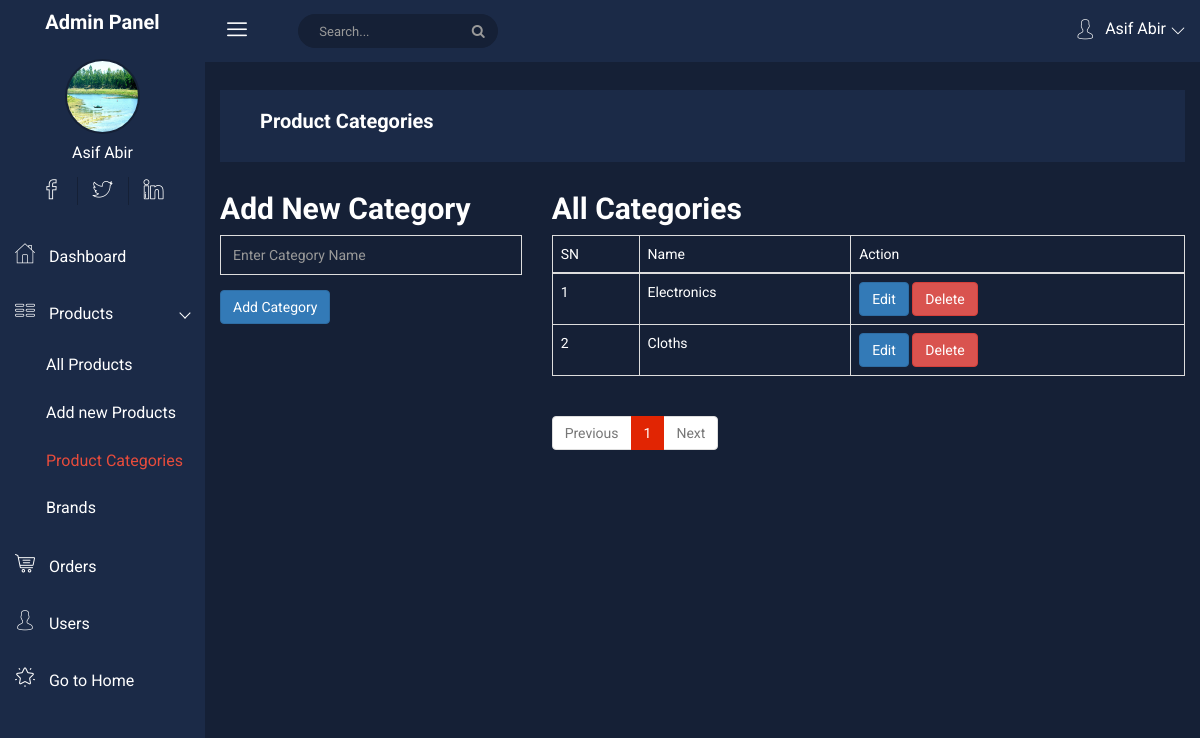
The page /project/admin/product-categories.php?page=1 (signed in) on the database as committed earlier.
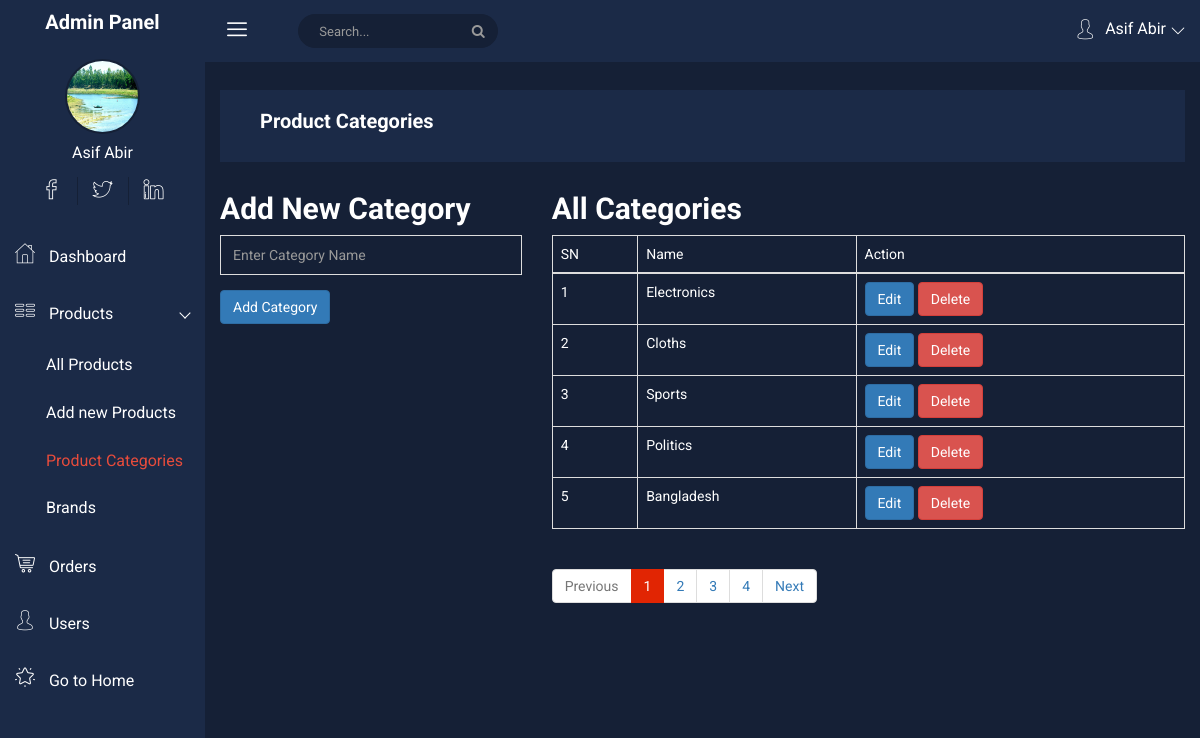
The same page on the database as committed later.
### tables this page shows
CREATE TABLE `categories` (
  `id` int(11) NOT NULL,
  `name` varchar(255) NOT NULL
);

### project/admin/product-categories.php (the view, shortened to what this page needs)
<?php require_once "./headder.php" ?>
<?php require_once "./sidebar.php" ?>
<?php
$pageNumber = isset($_GET['page']) ? (int)$_GET['page'] : null;
?>
<div class="all-content-wrapper" style="color: white">
    <div class="container-fluid">
        <div class="row">
            <div class="col-lg-12 col-md-12 col-sm-12 col-xs-12">
                <div class="logo-pro">
                    <a href="index.html"><img class="main-logo" src="img/logo/logo.png" alt="" /></a>
                </div>
            </div>
        </div>
    </div>
    <?php
    $breadcome = "Product Categories";
    require_once "./top-header.php";
    ?>
    <div class="container-fluid">
        <?php if(!isset($_GET['editId']) && !isset($_GET['deleteId'])){ ?>
        <div class="row">
            <div class="col-md-4">
                <h2>
                    Add New Category
                </h2>
                <form action="" method="post">
                    <div class="form-group-inner">
                        <input type="text" name="category" class="form-control" placeholder="Enter Category Name">
                    </div>
                    <button type="submit" class="btn btn-primary" name="addCat">Add Category</button>
                </form>
            </div>
            <div class="col-md-8">
                <h2>All Categories</h2>
                <table class="table table-bordered">
                    <thead>
                        <tr>
                            <td>SN</td>
                            <td>Name</td>
                            <td>Action</td>
                        </tr>
                    </thead>
                    <tbody>
                        <?php
                        $sql = "SELECT * FROM `categories`";
                        $query = $conn->query($sql);
                        $totalCategories = $query->num_rows;
                        $perPage = 5;
                        $totalPages = ceil($totalCategories / $perPage);
                        $start = ($pageNumber - 1) * $perPage;
                        $sql = "SELECT * FROM `categories` LIMIT $start, $perPage";
                        $query = $conn->query($sql);
                        $sn = $start + 1;
                        while($row = $query->fetch_assoc()){
                        ?>
                        <tr>
                            <td><?php echo $sn++ ?></td>
                            <td><?php echo $row['name'] ?></td>
                            <td>
                                <a href="product-categories.php?page=<?= $pageNumber ?>&editId=<?php echo $row['id'] ?>" class="btn btn-primary">Edit</a>
                                <a href="product-categories.php?page=<?= $pageNumber ?>&deleteId=<?php echo $row['id'] ?>" class="btn btn-danger">Delete</a>
                            </td>
                        </tr>
                        <?php } ?>
                    </tbody>
                </table>
                <nav aria-label="Page navigation example">
                    <ul class="pagination">
                        <li class="page-item <?php if($pageNumber <= 1){ echo 'disabled'; } ?>"><a class="page-link" href="product-categories.php?page=<?php echo $pageNumber - 1 ?>">Previous</a></li>
                        <?php for($i = 1; $i <= $totalPages; $i++){ ?>
                        <li class="page-item <?php if($pageNumber == $i){ echo 'active'; } ?>"><a class="page-link" href="product-categories.php?page=<?php echo $i ?>"><?php echo $i ?></a></li>
                        <?php } ?>
                        <li class="page-item <?php if($pageNumber >= $totalPages){ echo 'disabled'; } ?>"><a class="page-link" href="product-categories.php?page=<?php echo $pageNumber + 1 ?>">Next</a></li>
                    </ul>
                </nav>
            </div>
        </div>
        <?php } ?>
    </div>
</div>
<?php require_once "./footer.php" ?>

### project/admin/headder.php (shortened to what this page needs)
<?php
    $pageName = basename($_SERVER['PHP_SELF']);
?>
<!doctype html>
<html class="no-js" lang="en">
<head>
    <link rel="stylesheet" href="css/bootstrap.min.css">
    <link rel="stylesheet" href="css/font-awesome.min.css">
    <link rel="stylesheet" href="css/nalika-icon.css">
    <link rel="stylesheet" href="css/animate.css">
    <link rel="stylesheet" href="css/normalize.css">
    <link rel="stylesheet" href="css/meanmenu.min.css">
    <link rel="stylesheet" href="css/main.css">
    <link rel="stylesheet" href="css/morrisjs/morris.css">
    <link rel="stylesheet" href="css/scrollbar/jquery.mCustomScrollbar.min.css">
    <link rel="stylesheet" href="css/metisMenu/metisMenu.min.css">
    <link rel="stylesheet" href="css/metisMenu/metisMenu-vertical.css">
    <link rel="stylesheet" href="css/calendar/fullcalendar.min.css">
    <link rel="stylesheet" href="css/calendar/fullcalendar.print.min.css">
    <link rel="stylesheet" href="style.css">
    <link rel="stylesheet" href="css/responsive.css">
    <link rel="stylesheet" href="https://cdnjs.cloudflare.com/ajax/libs/toastr.js/2.1.4/toastr.min.css" />
</head>
<body></body>

### project/admin/sidebar.php
<div class="left-sidebar-pro">
    <nav id="sidebar" class="">
        <div class="sidebar-header">
            <a href="index.html" class=""><h3>Admin Panel</h3></a>
        </div>
        <div class="nalika-profile">
            <div class="profile-dtl">
                <a href="#"><img src="../assets/images/<?= !empty($_SESSION['user']['image']) ? $_SESSION['user']['image']:"profile_picture.png" ?>" alt="" /></a>
                <h2><?= $_SESSION['user']['name'] ?></h2>
            </div>
            <div class="profile-social-dtl">
                <ul class="dtl-social">
                    <li><a href="#"><i class="icon nalika-facebook"></i></a></li>
                    <li><a href="#"><i class="icon nalika-twitter"></i></a></li>
                    <li><a href="#"><i class="icon nalika-linkedin"></i></a></li>
                </ul>
            </div>
        </div>
        <div class="left-custom-menu-adp-wrap comment-scrollbar">
            <nav class="sidebar-nav left-sidebar-menu-pro">
                <ul class="metismenu" id="menu1">
                    <li class="active">
                        <a class="" href="./">
                            <i class="icon nalika-home icon-wrap"></i>
                            <span class="mini-click-non <?= $pageName == "index.php" ? "text-danger":null ?>">Dashboard</span>
                        </a>
                    </li>
                    <li class="<?= $pageName == "all-products.php" || $pageName == "add-products.php" || $pageName == "product-categories.php" || $pageName == "product-brands.php" ? "active":null ?>">
                        <a class="has-arrow" href="">
                            <i class="icon nalika-table icon-wrap"></i>
                            <span class="mini-click-non">Products</span>
                        </a>
                        <ul class="submenu-angle" aria-expanded="true">
                            <li>
                                <a href="./all-products.php">
                                    <span class="mini-sub-pro <?= $pageName == "all-products.php" ? "text-danger":null ?>">All Products</span>
                                </a>
                            </li>
                            <li>
                                <a href="./add-products.php">
                                    <span class="mini-sub-pro <?= $pageName == "add-products.php" ? "text-danger":null ?>">Add new Products</span>
                                </a>
                            </li>
                            <li>
                                <a href="./product-categories.php">
                                    <span class="mini-sub-pro <?= $pageName == "product-categories.php" ? "text-danger":null ?>">Product Categories</span>
                                </a>
                            </li>
                            <li>
                                <a href="./product-brands.php">
                                    <span class="mini-sub-pro <?= $pageName == "product-brands.php" ? "text-danger":null ?>">Brands</span>
                                </a>
                            </li>
                        </ul>
                    </li>
                    <li class="">
                        <a class="" href="./orders.php">
                            <i class="icon nalika-shopping-cart icon-wrap"></i>
                            <span class="mini-click-non <?= $pageName == "orders.php" ? "text-danger":null ?>">Orders</span>
                        </a>
                    </li>
                    <li class="active">
                        <a class="" href="./users.php">
                            <i class="icon nalika-user icon-wrap"></i>
                            <span class="mini-click-non <?= $pageName == "users.php" ? "text-danger":null ?>">Users</span>
                        </a>
                    </li>
                    <li class="active">
                        <a class="" href="../">
                            <i class="icon nalika-favorites icon-wrap"></i>
                            <span class="mini-click-non">Go to Home</span>
                        </a>
                    </li>
                </ul>
            </nav>
        </div>
    </nav>
</div>

### project/admin/top-header.php (shortened to what this page needs)
<div class="header-advance-area">
    <div class="header-top-area">
        <div class="container-fluid">
            <div class="row">
                <div class="col-lg-12 col-md-12 col-sm-12 col-xs-12">
                    <div class="header-top-wraper">
                        <div class="row">
                            <div class="col-lg-1 col-md-0 col-sm-1 col-xs-12">
                                <div class="menu-switcher-pro">
                                    <button type="button" id="sidebarCollapse" class="btn bar-button-pro header-drl-controller-btn btn-info navbar-btn">
                                        <i class="icon nalika-menu-task"></i>
                                    </button>
                                </div>
                            </div>
                            <div class="col-lg-6 col-md-7 col-sm-6 col-xs-12">
                                <div class="header-top-menu tabl-d-n hd-search-rp">
                                    <div class="breadcome-heading">
                                        <form role="search" class="">
                                            <input type="text" placeholder="Search..." class="form-control">
                                            <a href=""><i class="fa fa-search"></i></a>
                                        </form>
                                    </div>
                                </div>
                            </div>
                            <div class="col-lg-5 col-md-5 col-sm-12 col-xs-12">
                                <div class="header-right-info">
                                    <ul class="nav navbar-nav mai-top-nav header-right-menu">
                                        <li class="nav-item">
                                            <a href="#" data-toggle="dropdown" role="button" aria-expanded="false" class="nav-link dropdown-toggle">
                                                <i class="icon nalika-user"></i>
                                                <span class="admin-name"><?= $_SESSION['user']['name'] ?></span>
                                                <i class="icon nalika-down-arrow nalika-angle-dw"></i>
                                            </a>
                                        </li>
                                    </ul>
                                </div>
                            </div>
                        </div>
                    </div>
                </div>
            </div>
        </div>
    </div>
    <div class="breadcome-area">
        <div class="container-fluid">
            <div class="row">
                <div class="col-lg-12 col-md-12 col-sm-12 col-xs-12">
                    <div class="breadcome-list">
                        <div class="row">
                            <div class="col-lg-6 col-md-6 col-sm-6 col-xs-6">
                                <div class="breadcomb-wp">
                                    <div class="breadcomb-ctn">
                                        <h2><?= $breadcome ?? "E-commerce 2" ?></h2>
                                    </div>
                                </div>
                            </div>
                        </div>
                    </div>
                </div>
            </div>
        </div>
    </div>
</div>

### project/admin/footer.php (shortened to what this page needs)
</body>
</html>

### project/admin/css/main.css (style rules this page uses)
html { color: #222; font-size: 1em; line-height: 1.4; }
audio, canvas, iframe, img, svg, video { vertical-align: middle; }
input[type="text"], input[type="password"], input[type="email"], textarea { color: #fff !important; }

### project/admin/css/metisMenu/metisMenu-vertical.css (style rules this page uses)
.sidebar-nav { background: #fff; }
.sidebar-nav ul { padding: 0; margin: 0; list-style: none; background: #1b2a47; }
.sidebar-nav .metismenu { background: #1b2a47; display: -webkit-box; display: -ms-flexbox; display: flex; -webkit-box-orient: vertical; -webkit-box-direction: normal; -ms-flex-direction: column; flex-direction: column; }
.sidebar-nav .metismenu li + li { margin-top: 5px; }
.sidebar-nav .metismenu li:first-child { margin-top: 5px; }
.sidebar-nav .metismenu li:last-child { margin-bottom: 5px; }
.sidebar-nav .metismenu > li { display: -webkit-box; display: -ms-flexbox; display: flex; -webkit-box-orient: vertical; -webkit-box-direction: normal; -ms-flex-direction: column; flex-direction: column; position: relative; }
.sidebar-nav .metismenu a { position: relative; display: block; padding: 13px 15px; color: #fff; outline-width: 0; transition: all .3s ease-out; font-size:16px; }
.sidebar-nav .metismenu ul a { padding: 10px 15px 10px 46px; }
.sidebar-nav .metismenu li .icon-wrap { margin-right:10px; font-size:20px; }

Rows that differ between the two databases and show on the page:
added categories: name "Sports"
added categories: name "Politics"
added categories: name "Bangladesh"
Other text that changed with them:
new list line: "2"
new list line: "3"
new list line: "4"
